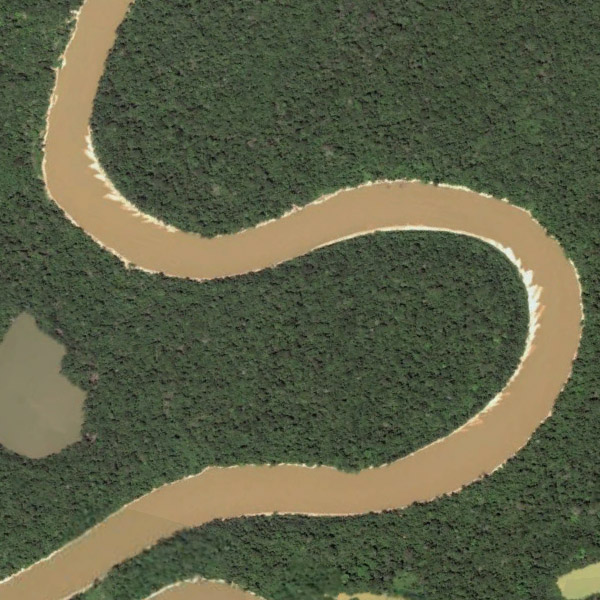
%> input picture river_1.jpg, 600 x 600 px
$ octave FALRCM_Main.m   (GNU Octave 9; MATLAB toolbox functions it lacks are replaced by stand-ins)
%> lines starting %> are read from the running program, lines starting %| are printed output that depends on the picture
### region_level_information.m
function region_level = region_level_information(f, l, S, g, sigma)
% Function for region-level information calculation
% Inputs:
% f - Input image
% l - Side length of block
% S - Side length of region
% g - Attenuation of exponential function in Eqs. (4)-(5)
% sigma - Standard deviation of Gaussian function
%----------------------------------

[m, n, depth] = size(f);
f = double(f);
mask = fspecial('gaussian', [l l], sigma);
region_level = zeros(m, n, depth);
for i = 1 : depth
    half_side = floor(S / 2);
    whole_region = padarray(f(:, :, i), [half_side, half_side], 'symmetric');
    B = 0;
    g2 = g * g;
    for t1 = -half_side : half_side
        for t2 = -half_side : half_side
            if(t1 == 0 && t2 == 0)
                continue;
            end
            SqDist2 = (whole_region(1 + half_side : end - half_side, 1 + half_side : end - half_side) - ...
                               whole_region(1 + half_side + t1 : end - half_side + t1, 1 + half_side + t2 : end - half_side + t2)) .^ 2;
            SqDist2 = imfilter(SqDist2, mask, 'symmetric');
            SqDist2 = SqDist2 / l ^ 2;
            w = exp( - SqDist2 ./ g2);
            sub_region = whole_region(1 + half_side + t1 : end - half_side + t1, 1 + half_side + t2 : end - half_side + t2);
            region_level(:, :, i) = region_level(:, :, i) + w .* sub_region;
            B = B + w;
        end
    end
    region_level(:, :, i) = region_level(:, :, i) ./ B;
end
end

### FALRCM_Main.m
%%%%%%%%%%%%%%%%%%%%%%%%%%%%%%%%%%%%%%%%%%%%%%%%%%%%%%%%%%%%%%%%%%%%%%%%%%%%%%%%%%%%%%%%%%%%%
% Fuzzy Image Clustering Incorporating Local and Region-level Information with Median Memberships
% Applied Soft Computing Journal
% This code was solely written by Qingsheng Wang.
%
% Detailed membership degrees in a randomly collected 5x5 local area can be seen in the following two matrices:
% Cluster_1 - U_cluster1_local_5x5
% Cluster_2 - U_cluster2_local_5x5
% After running this code, you can find them in the MATLAB Working Space.
%
% Basically, you can run this code SEVERAL times to acquire the most desired result.
% It is welcomed to change the following parameters as you like to see what gonna happen.
%
% Inputs:
% density - Mixed noise density
% error - Minimum absolute difference between ath J and (a-1)th J
% cluster_num - Number of clusters
% max_iter - Max iterations
% gamma - Constraint for KL information
% k - Control factor in Eq. (21)
% d - Side length of median filter for membership degrees
% ==============Parameters for region-level information================
% l - Side length of block
% S - Side length of region
% g - Attenuation of exponential function in Eqs. (4)-(5)
% sigma - Gaussian standard deviation
%%%%%%%%%%%%%%%%%%%%%%%%%%%%%%%%%%%%%%%%%%%%%%%%%%%%%%%%%%%%%%%%%%%%%%%%%%%%%%%%%%%%%%%%%%%%%

%% Initialization
clear all;
close all;
%% Input image
f_uint8 = imread('river_1.jpg'); % f_uint8 restores input image as uint8.
%> f_uint8 is the input picture: size 600x600x3 uint8; mean R, G, B 92.7, 96.4, 71.2
f = double(f_uint8);
%% Parameters
density = 0.2;
error = 0.1;
cluster_num = 2;
max_iter = 200;
gamma = 0.15;
k = 50;
d = 5;
% Parameters for region-level information
l = 9;
S = 15;
g = 5;
sigma = 4;
%% Construct mixed noise
f = f / 255;
f = imnoise(f, 'gaussian', 0, density);
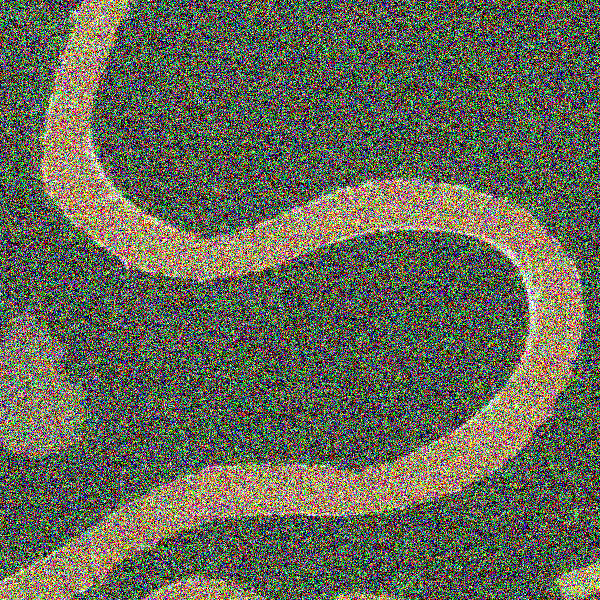
%> f: size 600x600x3 double; mean R, G, B 0.402, 0.412, 0.343
f = imnoise(f, 'salt & pepper', density);
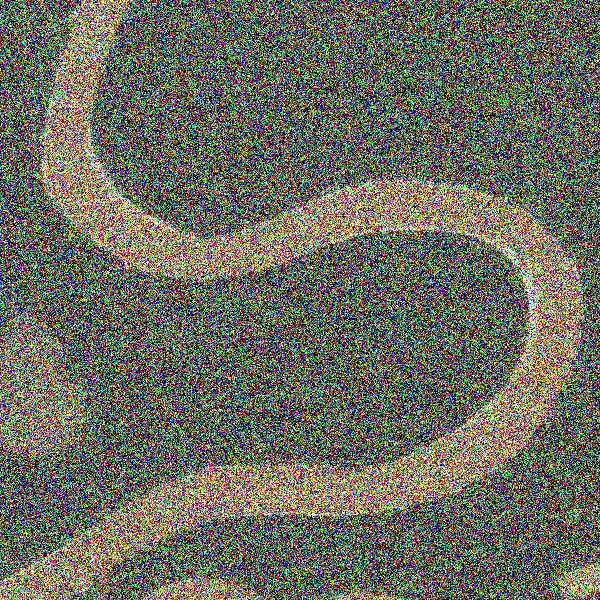
%> f: size 600x600x3 double; mean R, G, B 0.422, 0.43, 0.374
f = imnoise(f, 'speckle', density);
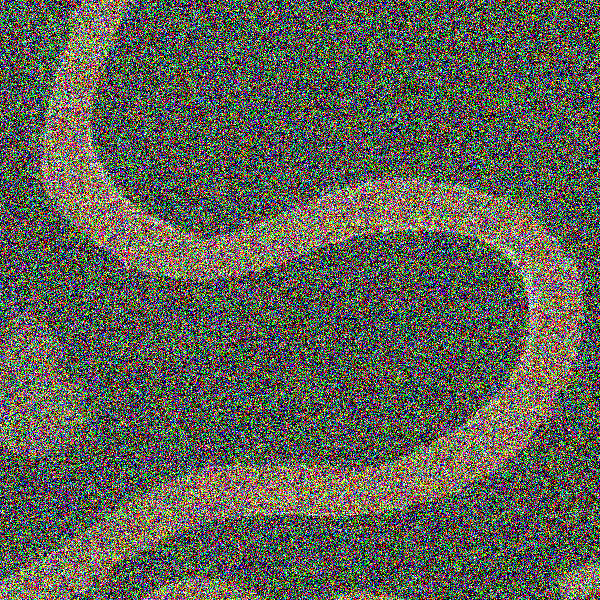
%> f: size 600x600x3 double; mean R, G, B 0.376, 0.384, 0.336
figure, imshow(f);
title('Original image I');
f = f * 255;
%% Acquire region_level information
f_region_information = region_level_information(f, l, S, g, sigma);
%> the loop in region_level_information, `for i = 1 : depth` made 3 passes
%> pass 1, in region_level_information, `whole_region = padarray(f(:, :, i), [half_side, half_side], 'symmetric..`:
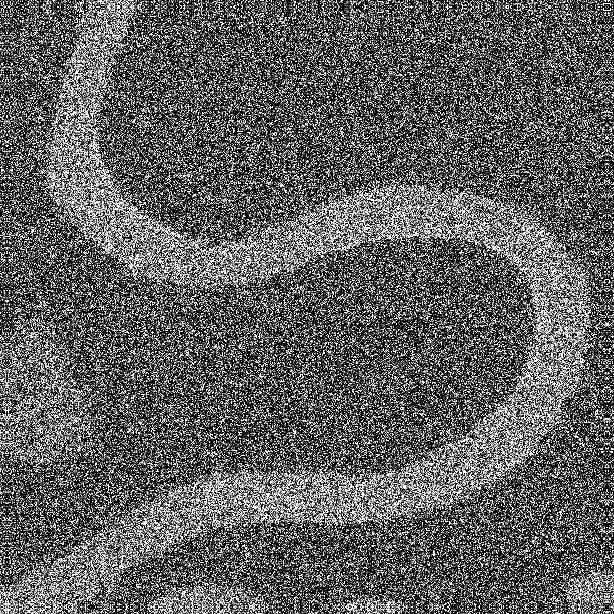
%> whole_region: size 614x614 double; min 0, max 255, mean 95.9
%> pass 3, in region_level_information, `whole_region = padarray(f(:, :, i), [half_side, half_side], 'symmetric..`:
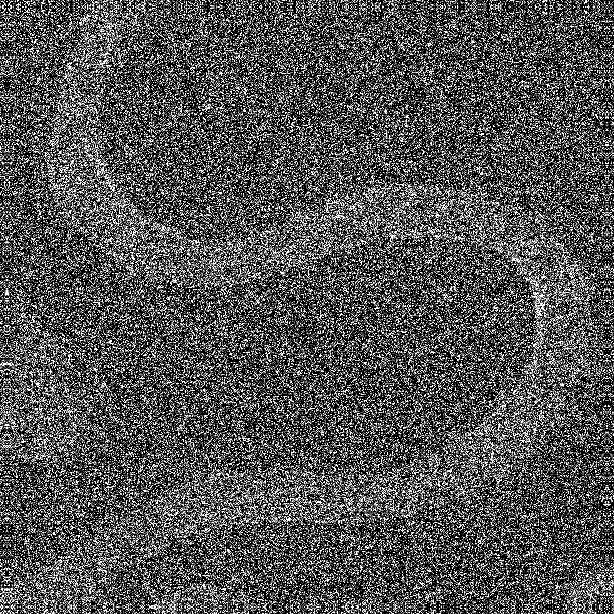
%> whole_region: size 614x614 double; min 0, max 255, mean 85.7
%> after the loop in region_level_information, `for i = 1 : depth`:
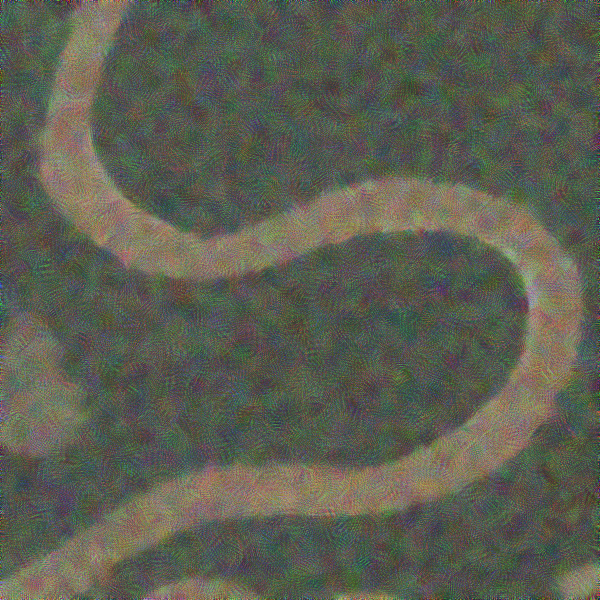
%> region_level: size 600x600x3 double; mean R, G, B 93.4, 95.5, 82.5
figure, imshow(uint8(f_region_information));
title('Image of region level-information I_R');
%% Nomalization
f_region_information = f_region_information / 255;
f = f / 255;
%% Mean template of region-level information
mask = fspecial('average', 7);
f_local = imfilter(f_region_information, mask, 'symmetric');
%% Calculate adaptive weights ξ_jz (denoted as xi in this file) in Eq. (15)
[row, col, depth] = size(f);
%> row = 600; col = 600; depth = 3
n = row * col;
%> n = 360000
xi = zeros(row, col, depth);
phi = (255 * (f_local - f_region_information)) .^ 2; % Eq. (13)
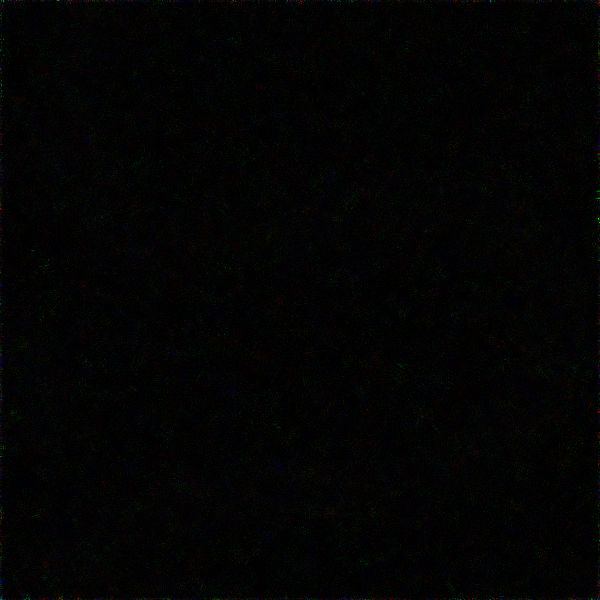
%> phi: size 600x600x3 double; mean R, G, B 233.6, 247.6, 223.3; drawn with min black and max white
phi_padded = padarray(phi, [1 1], 'symmetric');
%> (the run ends here)
